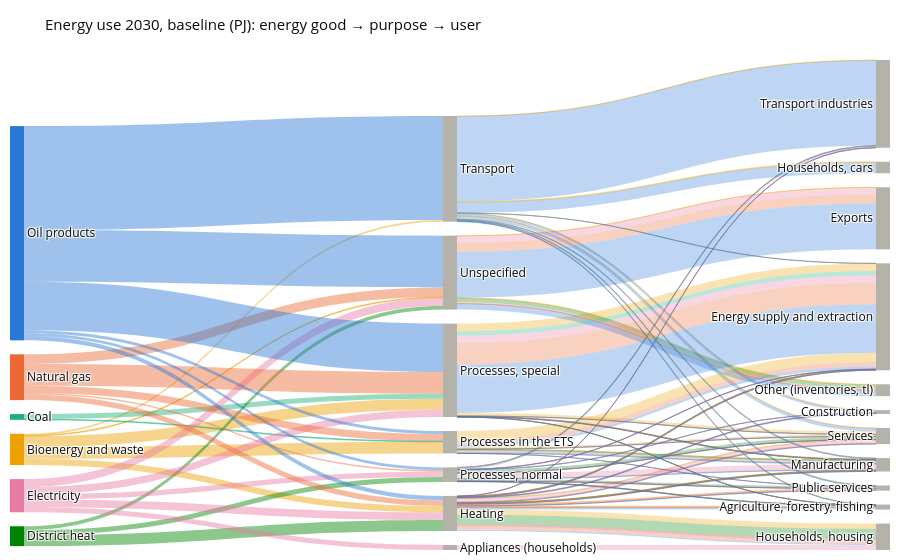

Notebook code for this chart:
### Markdown cell above
## Energy: baseline

Oil products dominate, mostly as transport fuel. Bunkering of Danish ships, planes and trucks abroad is part
of oil products.

### Code cell
gv.sankey(fb, f'Energy use {Y}, baseline (PJ): energy good → purpose → user', 'PJ').show()

### Figure 1 — Plotly figure (JSON) as saved in the notebook; plotly's stock layout.template omitted (floating-point values rounded to 4 significant figures; data arrays with more than 128 entries replaced by an {"elided": "..."} marker saying what was removed)
{"data": [{"arrangement": "snap", "link": {"color": {"elided": "136 str values"}, "customdata": {"elided": "136 str values"}, "hovertemplate": "%{customdata}<br>%{value:,.2f} PJ<extra></extra>", "source": {"elided": "136 int values"}, "target": {"elided": "136 int values"}, "value": {"elided": "136 float values"}}, "node": {"color": ["#2a78d6", "#eb6834", "#1baf7a", "#eda100", "#e87ba4", "#008300", "#b4b2a9", "#b4b2a9", "#b4b2a9", "#b4b2a9", "#b4b2a9", "#b4b2a9", "#b4b2a9", "#b4b2a9", "#b4b2a9", "#b4b2a9", "#b4b2a9", "#b4b2a9", "#b4b2a9", "#b4b2a9", "#b4b2a9", "#b4b2a9", "#b4b2a9", "#b4b2a9"], "hovertemplate": "%{label}<br>%{value:,.1f} PJ<extra></extra>", "label": ["Oil products", "Natural gas", "Coal", "Bioenergy and waste", "Electricity", "District heat", "Heating", "Transport", "Appliances (households)", "Processes, normal", "Processes, special", "Processes in the ETS", "Unspecified", "Agriculture, forestry, fishing", "Construction", "Energy supply and extraction", "Exports", "Households, cars", "Households, housing", "Manufacturing", "Other (inventories, tl)", "Public services", "Services", "Transport industries"], "line": {"width": 0}, "pad": 14, "thickness": 14}, "type": "sankey"}], "layout": {"font": {"color": "#0b0b0b", "size": 12}, "height": 560, "margin": {"b": 10, "l": 10, "r": 10, "t": 60}, "title": {"font": {"size": 15}, "text": "Energy use 2030, baseline (PJ): energy good → purpose → user"}}}
